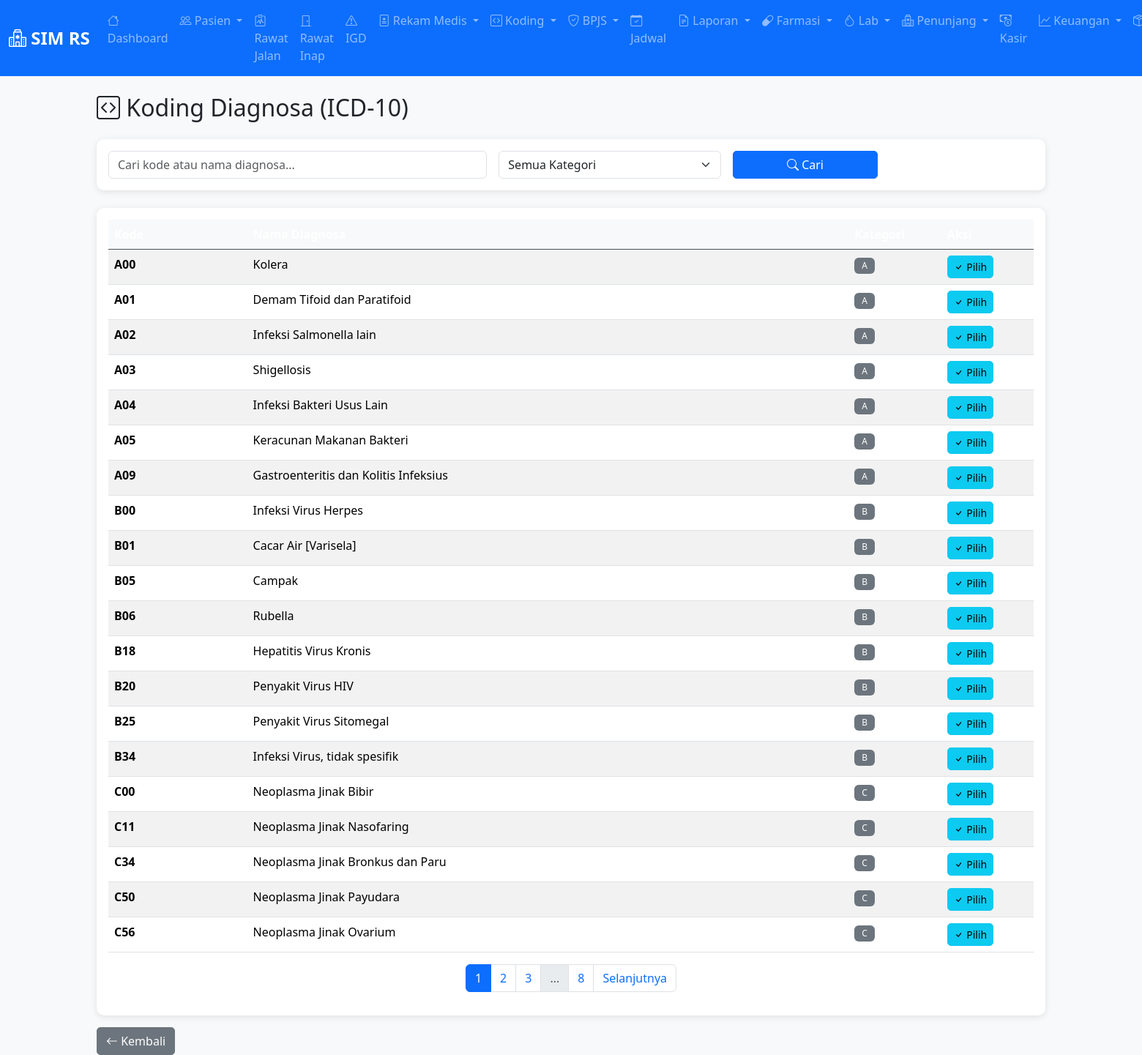
The page /koding/ (signed in) on the database its author committed.
### app/models.py (models this page shows, shortened)
class ICD10(db.Model):
    __tablename__ = 'icd10'
    id = db.Column(db.Integer, primary_key=True)
    kode = db.Column(db.String(10), unique=True, nullable=False)
    nama = db.Column(db.String(250), nullable=False)
    kategori = db.Column(db.String(50))  # A, B, C, D, E, F, G, H, I, J, K, L, M, N, O, P, Q, R, S, T, U, V, W, X, Y, Z
    aktif = db.Column(db.Boolean, default=True)

### app/routes/koding.py (the view)
@koding_bp.route('/')
@login_required
def index():
    page = request.args.get('page', 1, type=int)
    per_page = 20
    search = request.args.get('search', '')
    kategori = request.args.get('kategori', '')
    query = ICD10.query.filter_by(aktif=True)
    if search:
        query = query.filter(
            (ICD10.kode.like(f'%{search}%')) |
            (ICD10.nama.like(f'%{search}%'))
        )
    if kategori:
        query = query.filter_by(kategori=kategori)
    pagination = query.order_by(ICD10.kode).paginate(page=page, per_page=per_page, error_out=False)
    return render_template('koding/index.html',
                         icd10_list=pagination.items,
                         pagination=pagination,
                         search=search,
                         kategori=kategori)

### app/models.py (called while the page is built)
@login_manager.user_loader
def load_user(user_id):
    return User.query.get(int(user_id))

### app/templates/koding/index.html (shortened to what this page needs)
{% extends "layouts/base.html" %}
{% block content %}
<h2 class="mb-4"><i class="bi bi-code-square"></i> Koding Diagnosa (ICD-10)</h2>
<div class="card mb-4">
    <div class="card-body">
        <form method="GET" class="row g-3">
            <div class="col-md-5">
                <input type="text" class="form-control" name="search" placeholder="Cari kode atau nama diagnosa..." value="{{ search }}">
            </div>
            <div class="col-md-3">
                <select class="form-select" name="kategori">
                    <option value="">Semua Kategori</option>
                </select>
            </div>
            <div class="col-md-2">
                <button type="submit" class="btn btn-primary w-100">
                    <i class="bi bi-search"></i> Cari
                </button>
            </div>
        </form>
    </div>
</div>
<div class="card">
    <div class="card-body">
        <div class="table-responsive">
            <table class="table table-striped table-hover">
                <thead class="table-dark">
                    <tr>
                        <th width="15%">Kode</th>
                        <th>Nama Diagnosa</th>
                        <th width="10%">Kategori</th>
                        <th width="10%">Aksi</th>
                    </tr>
                </thead>
                <tbody>
                    {% for icd in icd10_list %}
                    <tr>
                        <td><strong>{{ icd.kode }}</strong></td>
                        <td>{{ icd.nama }}</td>
                        <td><span class="badge bg-secondary">{{ icd.kategori or '-' }}</span></td>
                        <td>
                            <button class="btn btn-sm btn-info" onclick="pilihDiagnosa('{{ icd.kode }}', '{{ icd.nama }}')">
                                <i class="bi bi-check"></i> Pilih
                            </button>
                        </td>
                    </tr>
                    {% endfor %}
                </tbody>
            </table>
        </div>
        {% if pagination.pages > 1 %}
        <nav>
            <ul class="pagination justify-content-center">
                {% for page_num in pagination.iter_pages(left_edge=1, right_edge=1, left_current=2, right_current=2) %}
                    {% if page_num %}
                        <li class="page-item {% if page_num == pagination.page %}active{% endif %}">
                            <a class="page-link" href="{{ url_for('koding.index', page=page_num, search=search, kategori=kategori) }}">{{ page_num }}</a>
                        </li>
                    {% else %}
                        <li class="page-item disabled"><span class="page-link">...</span></li>
                    {% endif %}
                {% endfor %}
                {% if pagination.has_next %}
                <li class="page-item">
                    <a class="page-link" href="{{ url_for('koding.index', page=pagination.next_num, search=search, kategori=kategori) }}">Selanjutnya</a>
                </li>
                {% endif %}
            </ul>
        </nav>
        {% endif %}
    </div>
</div>
<div class="mt-3">
    <a href="{{ url_for('dashboard.index') }}" class="btn btn-secondary">
        <i class="bi bi-arrow-left"></i> Kembali
    </a>
</div>
{% endblock %}

### app/static/css/style.css (style rules this page uses)
:root { --primary-color: #0d6efd; --secondary-color: #6c757d; }
body { font-family: 'Segoe UI', Tahoma, Geneva, Verdana, sans-serif; background-color: #f8f9fa; }
.card { border: none; border-radius: 10px; box-shadow: 0 2px 10px rgba(0, 0, 0, 0.1); }
.table th { background-color: #f8f9fa; font-weight: 600; border-top: none; }
.btn { border-radius: 5px; }
.badge { padding: 5px 10px; font-weight: 500; }

### rows shown on the page
ICD10: kode "A00", nama "Kolera", kategori "A"
ICD10: kode "A01", nama "Demam Tifoid dan Paratifoid", kategori "A"
ICD10: kode "A02", nama "Infeksi Salmonella lain", kategori "A"
ICD10: kode "A03", nama "Shigellosis", kategori "A"
ICD10: kode "A04", nama "Infeksi Bakteri Usus Lain", kategori "A"
ICD10: kode "A05", nama "Keracunan Makanan Bakteri", kategori "A"
ICD10: kode "A09", nama "Gastroenteritis dan Kolitis Infeksius", kategori "A"
ICD10: kode "B00", nama "Infeksi Virus Herpes", kategori "B"
ICD10: kode "B01", nama "Cacar Air [Varisela]", kategori "B"
ICD10: kode "B05", nama "Campak", kategori "B"
ICD10: kode "B06", nama "Rubella", kategori "B"
ICD10: kode "B18", nama "Hepatitis Virus Kronis", kategori "B"
ICD10: kode "B20", nama "Penyakit Virus HIV", kategori "B"
ICD10: kode "B25", nama "Penyakit Virus Sitomegal", kategori "B"
ICD10: kode "B34", nama "Infeksi Virus, tidak spesifik", kategori "B"
ICD10: kode "C00", nama "Neoplasma Jinak Bibir", kategori "C"
ICD10: kode "C11", nama "Neoplasma Jinak Nasofaring", kategori "C"
ICD10: kode "C34", nama "Neoplasma Jinak Bronkus dan Paru", kategori "C"
ICD10: kode "C50", nama "Neoplasma Jinak Payudara", kategori "C"
ICD10: kode "C56", nama "Neoplasma Jinak Ovarium", kategori "C"

### other values the page prints
{{ page_num }} "1" "2" "3" "8"
